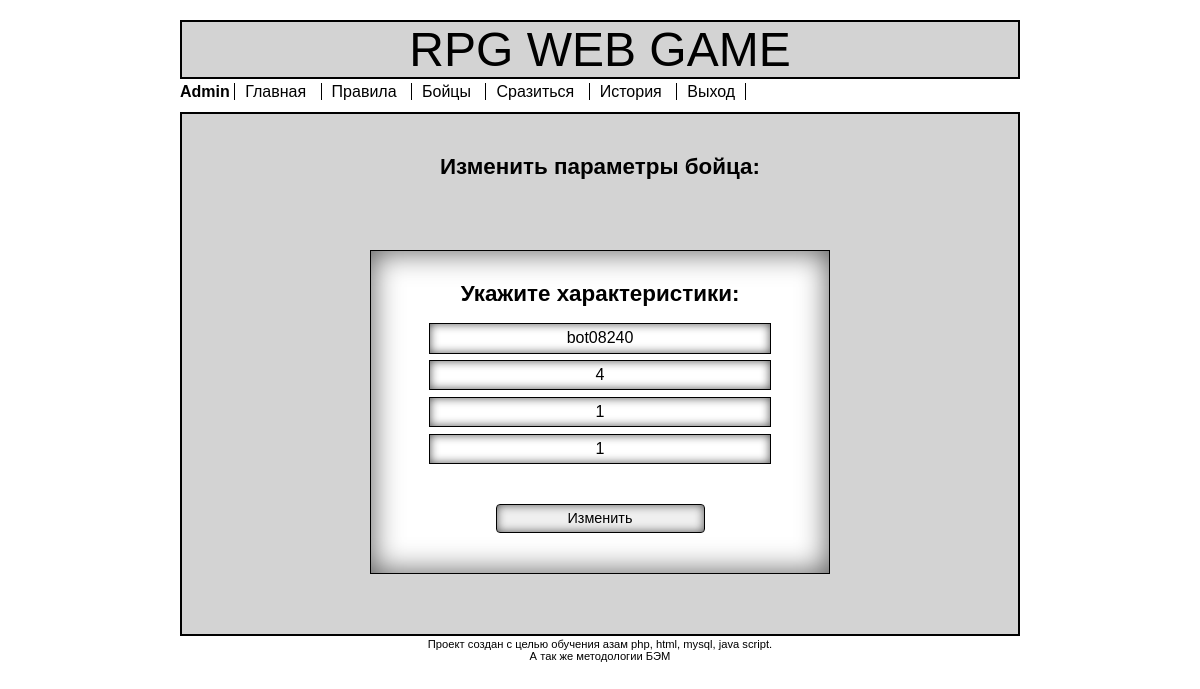
Screenshot of /game/new_warrior.php?id=39 (signed in) with the database file from the repository.
### tables this page shows
CREATE TABLE `warriors` (
  `id` int(11) NOT NULL,
  `name` varchar(20) NOT NULL,
  `hp` int(11) NOT NULL DEFAULT '0',
  `attack` int(11) NOT NULL DEFAULT '0',
  `shield` int(11) NOT NULL DEFAULT '0',
  `user_id` int(11) NOT NULL,
  `level` int(11) NOT NULL DEFAULT '0'
);

### game/game_functions.php (called while the page is built, shortened)
<?php
function get_warrior_by_id( $warrior_id ){
	global $link;
	$sql = "SELECT * FROM warriors WHERE id=".$warrior_id;
	$result = mysqli_query($link, $sql);
	$warrior = mysqli_fetch_array($result, MYSQLI_ASSOC);
	return $warrior;
}
?>

### game/new_warrior.php (the view, shortened to what this page needs)
<?php
include('../header.php');
include('../navbar.php');
?>
<main class="main-block">
	<div class="main-block__caption">
		<?php if (isset($_GET["id"])): ?>
			Изменить параметры бойца:
		<?php else: ?>
			Создать нового бойца:
		<?php endif ?>
	</div>
	<?php if( empty($_SESSION['user_id']) ): ?>
		<form class="all-forms all-forms_login-form">
			<div class="all-forms__caption">
				Необходимо войти на сайт.
			</div>
			<div class="navbar navbar_center">
				<a class="navbar__a" href="/index.php">Вернуться на главную</a>
			</div>
		</form>
	<?php else: ?>
		<form class="all-forms all-forms_login-form" action="add_new_warrior.php" method="post">
			<div class="all-forms__caption">Укажите характеристики:</div>
			<?php
				if (isset($_GET["id"])){
					$warrior = get_warrior_by_id( $_GET["id"] );
					$bnt_val="Изменить";
				}
			?>
			<input class="all-forms__input-text all-forms__input-text_center" type="text" name="name" placeholder="Имя бойца" value= <?= $warrior["name"] ?> >
			<input class="all-forms__input-text all-forms__input-text_center" type="text" name="hp" placeholder="Жизнь" value= <?= $warrior["hp"] ?> >
			<input class="all-forms__input-text all-forms__input-text_center" type="text" name="attack" placeholder="Атака" value= <?= $warrior["attack"] ?> >
			<input class="all-forms__input-text all-forms__input-text_center" type="text" name="shield" placeholder="Защита" value= <?= $warrior["shield"] ?> >
			<input class="all-forms__btn all-forms__btn_center" type="submit" value="<?= $bnt_val ?>" name="submit" >
		</form>
	<?php endif ?>
</main>
<?php
include('../footer.php');
?>

### css/main-style.css (style rules this page uses)
* { padding: 0; margin: 0; font-size: 100%; font-family: "Lucida Sans Unicode", "Lucida Grande", Sans-Serif; }
body { max-width: 840px; min-width: 550px; margin: auto; }

### blocks/main-block/main-block.css (style rules this page uses)
.main-block { border: 2px solid black; background-color: #D3D3D3; min-height: 520px; }

### blocks/main-block/main-block__caption.css (style rules this page uses)
.main-block__caption { padding-top: 40px; padding-bottom: 10px; width: 100%; text-align: center; font-weight: bold; font-size: 1.4em; }

### blocks/all-forms/all-forms.css (style rules this page uses)
.all-forms { border: 1px solid black; background-color: #fff; box-shadow: inset 0 0 30px #555; padding: 20px; text-align: center; }

### blocks/all-forms/all-forms__caption.css (style rules this page uses)
.all-forms__caption { padding-top: 10px; padding-bottom: 10px; width: 100%; text-align: center; font-weight: bold; font-size: 1.4em; }

### blocks/all-forms/all-forms_login-form.css (style rules this page uses)
.all-forms_login-form { width: 50%; margin: auto; margin-top: 60px; }

### blocks/all-forms/all-forms__input-text.css (style rules this page uses)
.all-forms__input-text { border: 1px solid black; box-shadow: inset 0 0 10px #555; height: 1.4em; padding:3px; text-align: center; }

### blocks/all-forms/all-forms__input-text_center.css (style rules this page uses)
.all-forms__input-text_center { width: 80%; margin: auto; margin-top: 0.4em; }

### blocks/all-forms/all-forms__btn.css (style rules this page uses)
.all-forms__btn { font-size: 0.9em; border: 1px solid black; box-shadow: inset 0 0 10px #555; height: 2em; text-align: center; border-radius: 4px; }

### blocks/all-forms/all-forms__btn_center.css (style rules this page uses)
.all-forms__btn_center { width: 50%; margin: auto; margin-top: 40px; margin-bottom: 20px; }

### rows the page displays
warriors: name "bot08240", hp "4", attack "1", shield "1"
